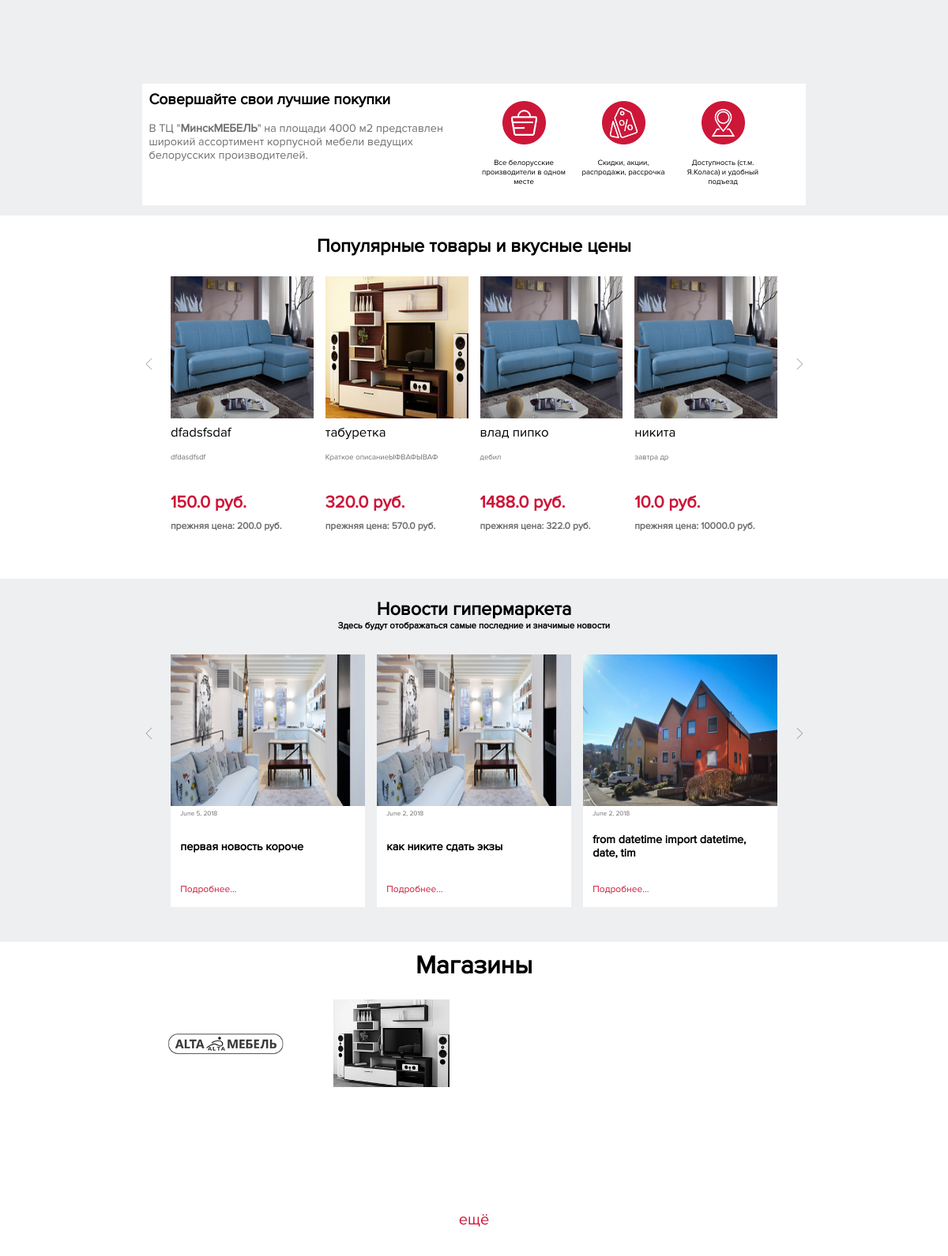
Before: / (middle part) with the older database file.
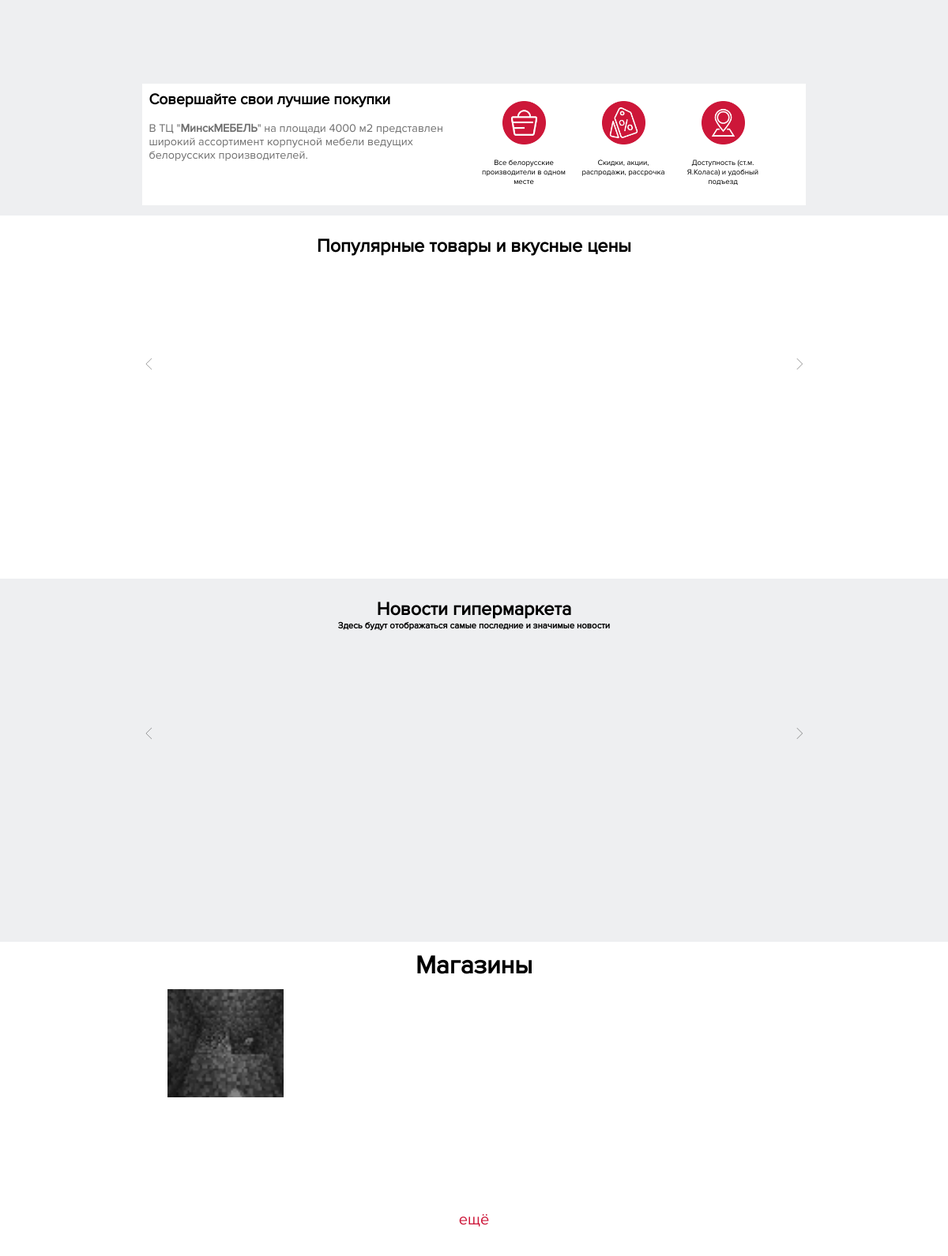
After: the same page with the newer database file.
### catalog/models.py (models this page shows, shortened)
class ShopItem(models.Model):
    categoryTemplate = (
        ('1', 'Мягкая мебель'),
        ('2', 'Гостиная'),
        ('3', 'Спальня'),
        ('4', 'Кухня'),
        ('5', 'Столовая'),
        ('6', 'Прихожая'),
        ('7', 'Ванная'),
        ('8', 'Детская'),
        ('9', 'Рабочий кабинет'),
    )
    title = models.CharField("Название товара",max_length=40)
    subtitle = models.CharField("Краткое описание",max_length=40)
    discriotion = models.TextField("Описание товара")
    size = models.CharField("Размеры",max_length=40, default=None, blank=True)
    matherial = models.CharField("Материал",max_length=40, default=None, blank=True)
    color = models.CharField("Цвета",max_length=40, default=None, blank=True)
    qualities = models.TextField("Доп. характеристики", default=None, blank=True)
    price = models.FloatField("Цена",default=0.00)
    isdiscount = models.BooleanField("На скидке?", default=False)
    newprice = models.FloatField("Новая цена (Если товар не на скидке, пожалуйста, укажите цену, равную обычной)", default=0.00);
    seller = models.ForeignKey(shops, on_delete=models.CASCADE, verbose_name="Поставщик")
    Category = models.CharField("Категория",default='Мягкая мебель',max_length=20, choices=categoryTemplate)
    inCollection = models.ForeignKey(Collection, on_delete=models.SET_NULL, null=True, verbose_name="Коллекция", blank=True)
    image = models.ImageField("Главное фото (обязательно)",upload_to="",null=False, blank=False)
    image1 = models.ImageField("Доп. фото (Необязательно)",default=None,upload_to="",null=True, blank=True)
    image2 = models.ImageField("Доп. фото (Необязательно)",default=None,upload_to="",null=True, blank=True)
    image3 = models.ImageField("Доп. фото (Необязательно)",default=None,upload_to="",null=True, blank=True)
    image4 = models.ImageField("Доп. фото (Необязательно)",default=None,upload_to="",null=True, blank=True)
    image5 = models.ImageField("Доп. фото (Необязательно)",default=None,upload_to="",null=True, blank=True)
    image6 = models.ImageField("Доп. фото (Необязательно)",default=None,upload_to="",null=True, blank=True)
    image7 = models.ImageField("Доп. фото (Необязательно)",default=None,upload_to="",null=True, blank=True)
    image8 = models.ImageField("Доп. фото (Необязательно)",default=None,upload_to="",null=True, blank=True)

### mainpage/models.py (models this page shows, shortened)
class New(models.Model):
    title = models.CharField("Заголовок новости", max_length=40)
    image = models.ImageField("Картинка", upload_to="", null=True, blank=True)
    date = models.DateField("Дата", default=datetime.today())
    discriotion = models.TextField("Текст новости")

class shops(models.Model):
    title = models.CharField("Название",default="Neme",max_length=40)
    discription = models.TextField("Описание",default="Описание магазина")
    image = models.ImageField("Мини-логотип", upload_to="",null=True, blank=True)
    mainimage = models.ImageField("Полная картинка",upload_to="",null=True, blank=True, default=None)
    phone1 = models.CharField("Телефон1",default="+375445106036",max_length=40)
    worktime = models.CharField("Время работы", default="Пн.-Пт.: ...", max_length=50)
    link = models.CharField("Ссылка на магазин", default="vegas.by", max_length=50)

### mainpage/views.py (the view)
# urls.py: re_path(r'^$', views.index),
def index(request):
        if request.method == 'POST':
                form = forms.ContactForm(request.POST)
                if form.is_valid():
                    subject = form.cleaned_data['subject']
                    sender = form.cleaned_data['sender']
                    phone = form.cleaned_data['phone']
                    time = form.cleaned_data['time']
                    mess= ("E-mail отправителя: " + sender + ", Телефон: " + phone + ", время, в которое удобно звонить: " + time)
                    myem = ['tcminskmebel@gmail.com']
                    try:
                        send_mail(subject, mess, 'q020@bk.ru', myem)
                    except Exception: #Защита от уязвимости
                        return HttpResponse('Invalid header found')
                    return HttpResponseRedirect('/')
        else:
            form =forms.ContactForm()
        slider1 = models.slider1fill.objects.all()
        slider = ShopItem.objects.all()
        slider3 = models.New.objects.all()
        slider2 = []
        for objj in slider:
                if objj.isdiscount:
                        slider2.append(objj)
        shops = models.shops.objects.all()[:8]
        context={"slider1":slider1, "slider2":slider2, "slider3":slider3, "shops":shops, "form":form}
        return render(request,'index.html', context)

### mainpage/templates/index.html (shortened to what the changed rows need)
<html>
<head>
	{% load staticfiles %}
    <link rel='stylesheet prefetch' href='https://cdnjs.cloudflare.com/ajax/libs/Swiper/4.0.7/css/swiper.min.css'>
	<link rel="stylesheet" type="text/css" href="{% static 'mainpage/css/style.css' %}">
	<link rel="stylesheet" type="text/scss" href="{% static 'mainpage/scss/style.scss' %}">
    <link rel="stylesheet" type="text/css" href="{% static 'mainpage/css/menu.css' %}">
    <link rel="stylesheet" type="text/css" href="{% static 'mainpage/css/style_index.css' %}">
	<link rel="stylesheet" type="text/css" href="{% static 'mainpage/css/adaptation.css' %}">
  	<link rel="stylesheet"  href="{% static 'mainpage/src/css/lightslider.css' %}"/>
  	<link rel="stylesheet"  href="{% static 'mainpage/css/slider2.css' %}"/>
  	<link rel="stylesheet"  href="{% static 'mainpage/css/slider3.css' %}"/>
    <link rel="stylesheet" type="text/css" href="{% static 'mainpage/css/callslider.css' %}">
</head>
<body>
	<products>
		<div class="slider2">
		 <ul id="content-slider" class="content-slider">
             {% for objj in slider2 %}
             <div>
                  <li class="listitem" >
                  <div class="contentslider2">
                  		<div class="image" style="background-image: url({{objj.image.url}});"><a href="/catalog/{{objj.id}}" style="display: block; width: 100%; height: 100%"></a> </div>
                  		<div style="display:table; height: 10%">
                  			<div class="name">
                  				<a href="/catalog/{{objj.id}}" style="text-decoration: none; color: black">{{objj.title}}</a>
                  			</div>
                  		</div>
                  		<div style="display:table; height: 7%">
                  			<div class="more">
                  				{{objj.subtitle}}
                  			</div>
                  		</div>
                  		<div style="display:table; height: 16%">
                  			<div class="price">
                  				{{objj.newprice}} руб.
                  			</div>
                  		</div>
                  		<div style="display:table; height: 7%">
                  			<div class="preprice">
                  				прежняя цена: {{objj.price}} руб.
                  			</div>
                  		</div>
                  </div>
                </li>
            </div>
             {% endfor %}
            </ul>
		</div>
	</products>
	<news>
		<div class="slider3">
		 <ul id="content-slider2" class="content-slider">
			 {% for objj in slider3 %}
			 <div>
                  <li class="listitem" >
                  <div class="contentslider3">
                  		<div class="image" style="background-image: url({{objj.image.url}});"><a href="/news/{{objj.id}}" style="display: block; width: 100%; height: 100%"></a> </div>
                  		<div class="text">
                  			<div style="display: table; padding-left:5%; height: 15%">
                  				<div class="date">{{objj.date}}</div>
                  			</div>
                  			<div style="display: table; padding-left:5%;  padding-right:5%; height: 50%;overflow: hidden">
                  				<div class="more">{{objj.title}}</div>
                  			</div>
                  			<div style="display: table; padding-left:5%; height: 35%">
                  				<div class="morenews"><a style="text-decoration:none; color: inherit;" href="/news/{{objj.id}}">Подробнее...</a></div>
                  			</div>
                  		</div>
                  </div>
                </li>
            </div>
			 {% endfor %}
            </ul>
		</div>
	</news>
	<shop>
		<div class="shop">
			{% for objj in shops %}
			<a href="/shops/{{objj.id}}"><div class="shop_image" style="background-image: url({{objj.image.url}});"></div></a>
			{% endfor %}
		</div>
	</shop>
</body>
</html>

Changed rows visible on the page:
no longer on this page (row edited): ShopItem: image (picture), {{ objj.id }} 1 (drawn), title "dfadsfsdaf", subtitle "dfdasdfsdf", newprice "150.0", price "200.0"
removed ShopItem: image (picture), title "табуретка", subtitle "Краткое описаниеЫФВАФЫВАФ", newprice "320.0", price "570.0"
removed ShopItem: image (picture), title "влад пипко", subtitle "дебил", newprice "1488.0", price "322.0"
removed ShopItem: image (picture), title "никита", subtitle "завтра др", newprice "10.0", price "10000.0"
removed New: image (picture), {{ objj.id }} 1 (drawn), date "June 5, 2018", title "первая новость короче"
removed New: image (picture), date "June 2, 2018", title "как никите сдать экзы"
removed New: image (picture), date "June 2, 2018", title "from datetime import datetime, date, tim"
removed shops: image (picture)
changed shops: image: a different picture
